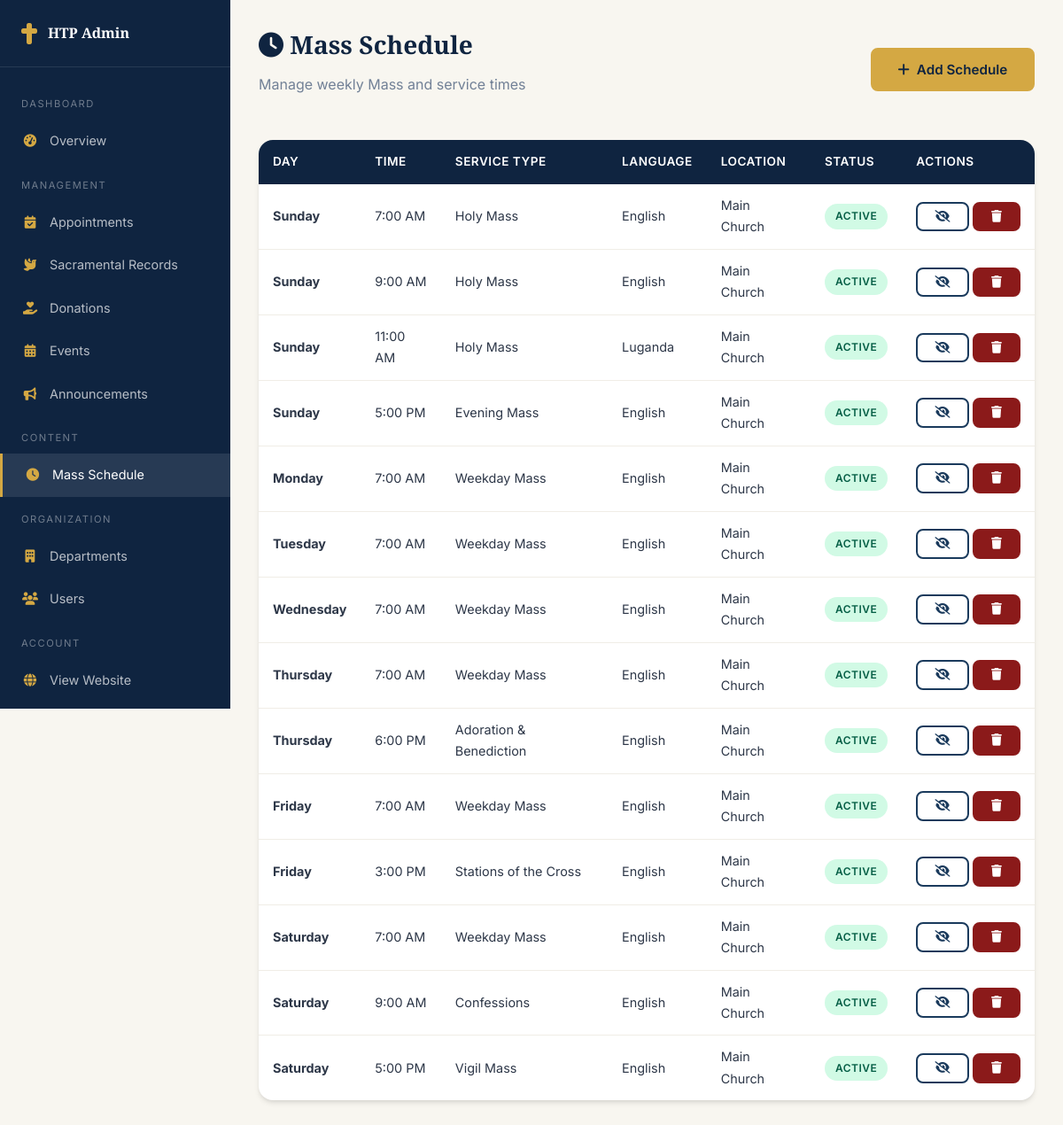
The page /admin/mass-schedule.php (signed in) on the database as committed earlier.
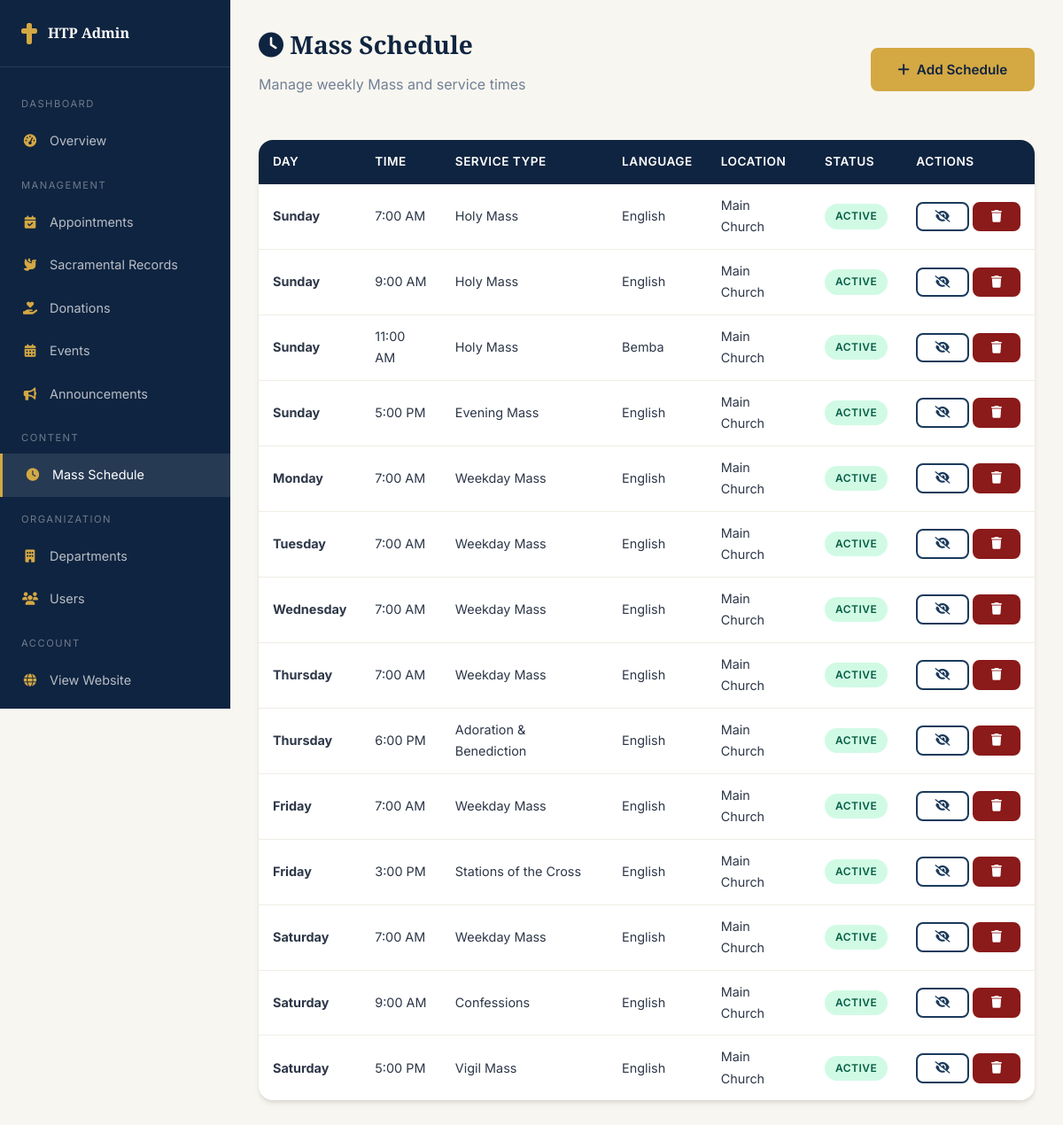
The same page on the database as committed later.
### tables this page shows
CREATE TABLE mass_schedules (
    id INT AUTO_INCREMENT PRIMARY KEY,
    day_of_week ENUM('Monday','Tuesday','Wednesday','Thursday','Friday','Saturday','Sunday') NOT NULL,
    time TIME NOT NULL,
    mass_type VARCHAR(100) NOT NULL,
    language VARCHAR(50) DEFAULT 'English',
    location VARCHAR(150) DEFAULT 'Main Church',
    celebrant_id INT,
    is_active TINYINT(1) DEFAULT 1,
    created_at TIMESTAMP DEFAULT CURRENT_TIMESTAMP,
    FOREIGN KEY (celebrant_id) REFERENCES clergy(id) ON DELETE SET NULL
);

### config/database.php (called while the page is built, shortened)
<?php
class Database {
    private static $instance = null;
    private $connection;
    private function __construct() {
        try {
            $dsn = "mysql:host=" . DB_HOST . ";dbname=" . DB_NAME . ";charset=" . DB_CHARSET;
            $this->connection = new PDO($dsn, DB_USER, DB_PASS, [
                PDO::ATTR_ERRMODE => PDO::ERRMODE_EXCEPTION,
                PDO::ATTR_DEFAULT_FETCH_MODE => PDO::FETCH_ASSOC,
                PDO::ATTR_EMULATE_PREPARES => false,
            ]);
        } catch (PDOException $e) {
            error_log("Database connection failed: " . $e->getMessage());
            die("Database connection failed. Please try again later.");
        }
    }
    public static function getInstance() {
        if (self::$instance === null) {
            self::$instance = new self();
        }
        return self::$instance;
    }
    public function query($sql, $params = []) {
        $stmt = $this->connection->prepare($sql);
        $stmt->execute($params);
        return $stmt;
    }
    public function fetchAll($sql, $params = []) {
        return $this->query($sql, $params)->fetchAll();
    }
}

### config/app.php (called while the page is built, shortened)
<?php
require_once APP_ROOT . '/config/database.php';
function sanitize($input) {
    return htmlspecialchars(trim($input), ENT_QUOTES, 'UTF-8');
}
function formatTime($time) {
    return date('g:i A', strtotime($time));
}

### admin/mass-schedule.php (the view, shortened to what the changed rows need)
<?php
require_once __DIR__ . '/../config/app.php';
$db = Database::getInstance();
$schedules = $db->fetchAll("SELECT * FROM mass_schedules ORDER BY FIELD(day_of_week, 'Sunday','Monday','Tuesday','Wednesday','Thursday','Friday','Saturday'), time ASC");
?>
<!DOCTYPE html>
<html lang="en">
<head>
    <link rel="stylesheet" href="https://cdnjs.cloudflare.com/ajax/libs/font-awesome/6.5.1/css/all.min.css">
    <link rel="stylesheet" href="/holy-trinity/assets/css/style.css">
</head>
<body>
    <div class="dashboard-layout">
        <div class="dashboard-main">
            <div class="dashboard-header">
                <div>
                    <h1><i class="fas fa-clock"></i> Mass Schedule</h1>
                </div>
            </div>
            <div class="card">
                <div class="table-responsive">
                    <table class="data-table">
                        <thead>
                            <tr>
                                <th>Day</th>
                                <th>Time</th>
                                <th>Service Type</th>
                                <th>Language</th>
                                <th>Location</th>
                                <th>Status</th>
                                <th>Actions</th>
                            </tr>
                        </thead>
                        <tbody>
                            <?php foreach ($schedules as $s): ?>
                            <tr style="<?= !$s['is_active'] ? 'opacity:0.5;' : '' ?>">
                                <td><strong><?= sanitize($s['day_of_week']) ?></strong></td>
                                <td><?= formatTime($s['time']) ?></td>
                                <td><?= sanitize($s['mass_type']) ?></td>
                                <td><?= sanitize($s['language']) ?></td>
                                <td><?= sanitize($s['location']) ?></td>
                                <td>
                                    <span class="badge badge-<?= $s['is_active'] ? 'success' : 'error' ?>"><?= $s['is_active'] ? 'Active' : 'Inactive' ?></span>
                                </td>
                                <td>
                                    <div style="display:flex; gap:0.25rem;">
                                        <form method="POST" style="display:inline;">
                                            <button class="btn btn-sm btn-outline" title="Toggle"><i class="fas fa-<?= $s['is_active'] ? 'eye-slash' : 'eye' ?>"></i></button>
                                        </form>
                                        <form method="POST" style="display:inline;" onsubmit="return confirm('Delete this schedule?')">
                                            <button class="btn btn-sm btn-accent" title="Delete"><i class="fas fa-trash"></i></button>
                                        </form>
                                    </div>
                                </td>
                            </tr>
                            <?php endforeach; ?>
                        </tbody>
                    </table>
                </div>
            </div>
        </div>
    </div>
</body>
</html>

Rows that differ between the two databases and show on the page:
changed mass_schedules "11:00 AM": language "Luganda" → "Bemba"
